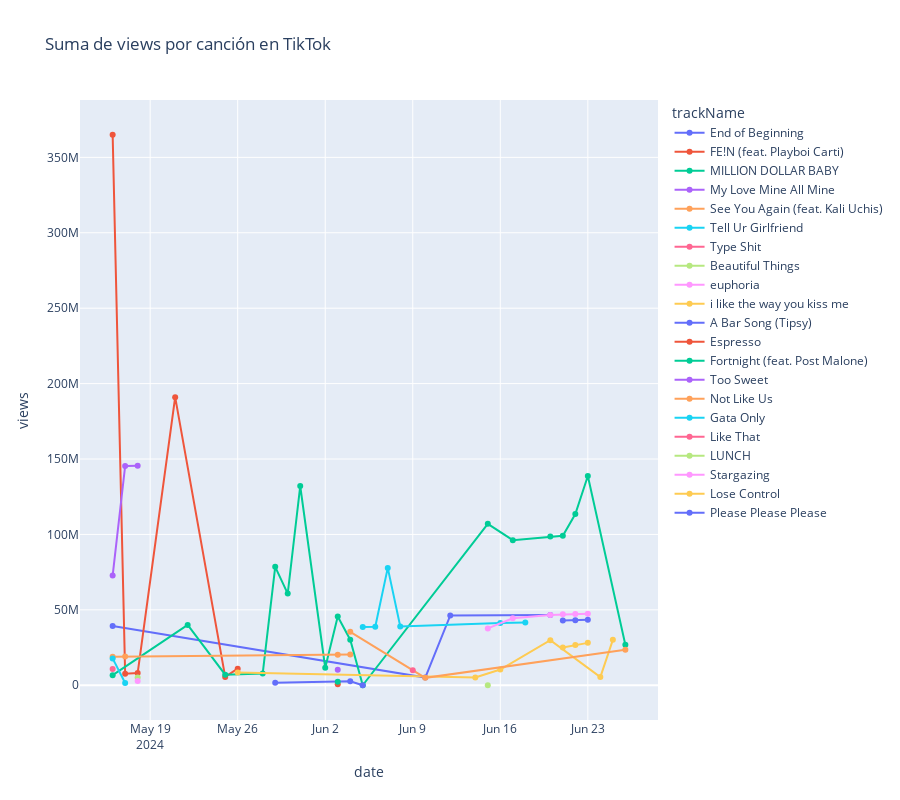

The notebook cell this image was saved under:
### Code cell
spotifytiktok_df = pd.merge(spotifyshazam_df, spotify_df, on=['trackName','date'], how='inner')
spotifytiktok_df.head(10)

grouped_by_date_song = spotifytiktok_df.groupby(['date', 'trackName']).agg({'views': 'sum'})
grouped_by_date_song.reset_index(inplace=True)

fig = px.line(grouped_by_date_song, x='date', y='views', color='trackName', markers=True, title='Suma de views por canción en TikTok')

fig.update_layout(height=800)

fig.show()

### Figure 1 — Plotly figure (JSON) as saved in the notebook; plotly's stock layout.template omitted (floating-point values rounded to 4 significant figures)
{"data": [{"hovertemplate": "trackName=End of Beginning<br>date=%{x}<br>views=%{y}<extra></extra>", "legendgroup": "End of Beginning", "line": {"color": "#636efa", "dash": "solid"}, "marker": {"symbol": "circle"}, "mode": "lines+markers", "name": "End of Beginning", "orientation": "v", "showlegend": true, "type": "scatter", "x": ["2024-05-16", "2024-06-10", "2024-06-12", "2024-06-20"], "xaxis": "x", "y": [39300000, 5100000, 46300000, 46500000], "yaxis": "y"}, {"hovertemplate": "trackName=FE!N (feat. Playboi Carti)<br>date=%{x}<br>views=%{y}<extra></extra>", "legendgroup": "FE!N (feat. Playboi Carti)", "line": {"color": "#EF553B", "dash": "solid"}, "marker": {"symbol": "circle"}, "mode": "lines+markers", "name": "FE!N (feat. Playboi Carti)", "orientation": "v", "showlegend": true, "type": "scatter", "x": ["2024-05-16", "2024-05-17", "2024-05-18", "2024-05-21", "2024-05-25", "2024-05-26"], "xaxis": "x", "y": [365000000, 7600000, 8100000, 191000000, 5500000, 11000000], "yaxis": "y"}, {"hovertemplate": "trackName=MILLION DOLLAR BABY<br>date=%{x}<br>views=%{y}<extra></extra>", "legendgroup": "MILLION DOLLAR BABY", "line": {"color": "#00cc96", "dash": "solid"}, "marker": {"symbol": "circle"}, "mode": "lines+markers", "name": "MILLION DOLLAR BABY", "orientation": "v", "showlegend": true, "type": "scatter", "x": ["2024-05-16", "2024-05-22", "2024-05-25", "2024-05-28", "2024-05-29", "2024-05-30", "2024-05-31", "2024-06-02", "2024-06-03", "2024-06-04", "2024-06-05", "2024-06-15", "2024-06-17", "2024-06-20", "2024-06-21", "2024-06-22", "2024-06-23", "2024-06-26"], "xaxis": "x", "y": [6700000, 40000000, 7000000, 7800000, 78500000, 60800000, 132100000, 11600000, 45600000, 30200000, 0, 107000000, 96200000, 98700000, 99100000, 113500000, 138700000, 26900000], "yaxis": "y"}, {"hovertemplate": "trackName=My Love Mine All Mine<br>date=%{x}<br>views=%{y}<extra></extra>", "legendgroup": "My Love Mine All Mine", "line": {"color": "#ab63fa", "dash": "solid"}, "marker": {"symbol": "circle"}, "mode": "lines+markers", "name": "My Love Mine All Mine", "orientation": "v", "showlegend": true, "type": "scatter", "x": ["2024-05-16", "2024-05-17", "2024-05-18"], "xaxis": "x", "y": [72700000, 145400000, 145600000], "yaxis": "y"}, {"hovertemplate": "trackName=See You Again (feat. Kali Uchis)<br>date=%{x}<br>views=%{y}<extra></extra>", "legendgroup": "See You Again (feat. Kali Uchis)", "line": {"color": "#FFA15A", "dash": "solid"}, "marker": {"symbol": "circle"}, "mode": "lines+markers", "name": "See You Again (feat. Kali Uchis)", "orientation": "v", "showlegend": true, "type": "scatter", "x": ["2024-05-16", "2024-05-17", "2024-06-03", "2024-06-04"], "xaxis": "x", "y": [18900000, 19000000, 20200000, 20400000], "yaxis": "y"}, {"hovertemplate": "trackName=Tell Ur Girlfriend<br>date=%{x}<br>views=%{y}<extra></extra>", "legendgroup": "Tell Ur Girlfriend", "line": {"color": "#19d3f3", "dash": "solid"}, "marker": {"symbol": "circle"}, "mode": "lines+markers", "name": "Tell Ur Girlfriend", "orientation": "v", "showlegend": true, "type": "scatter", "x": ["2024-05-16", "2024-05-17"], "xaxis": "x", "y": [17800000, 1500000], "yaxis": "y"}, {"hovertemplate": "trackName=Type Shit<br>date=%{x}<br>views=%{y}<extra></extra>", "legendgroup": "Type Shit", "line": {"color": "#FF6692", "dash": "solid"}, "marker": {"symbol": "circle"}, "mode": "lines+markers", "name": "Type Shit", "orientation": "v", "showlegend": true, "type": "scatter", "x": ["2024-05-16"], "xaxis": "x", "y": [10800000], "yaxis": "y"}, {"hovertemplate": "trackName=Beautiful Things<br>date=%{x}<br>views=%{y}<extra></extra>", "legendgroup": "Beautiful Things", "line": {"color": "#B6E880", "dash": "solid"}, "marker": {"symbol": "circle"}, "mode": "lines+markers", "name": "Beautiful Things", "orientation": "v", "showlegend": true, "type": "scatter", "x": ["2024-05-18"], "xaxis": "x", "y": [5200000], "yaxis": "y"}, {"hovertemplate": "trackName=euphoria<br>date=%{x}<br>views=%{y}<extra></extra>", "legendgroup": "euphoria", "line": {"color": "#FF97FF", "dash": "solid"}, "marker": {"symbol": "circle"}, "mode": "lines+markers", "name": "euphoria", "orientation": "v", "showlegend": true, "type": "scatter", "x": ["2024-05-18"], "xaxis": "x", "y": [2900000], "yaxis": "y"}, {"hovertemplate": "trackName=i like the way you kiss me<br>date=%{x}<br>views=%{y}<extra></extra>", "legendgroup": "i like the way you kiss me", "line": {"color": "#FECB52", "dash": "solid"}, "marker": {"symbol": "circle"}, "mode": "lines+markers", "name": "i like the way you kiss me", "orientation": "v", "showlegend": true, "type": "scatter", "x": ["2024-05-26", "2024-06-14", "2024-06-16", "2024-06-20", "2024-06-24", "2024-06-25"], "xaxis": "x", "y": [8400000, 5200000, 10400000, 29900000, 5400000, 30100000], "yaxis": "y"}, {"hovertemplate": "trackName=A Bar Song (Tipsy)<br>date=%{x}<br>views=%{y}<extra></extra>", "legendgroup": "A Bar Song (Tipsy)", "line": {"color": "#636efa", "dash": "solid"}, "marker": {"symbol": "circle"}, "mode": "lines+markers", "name": "A Bar Song (Tipsy)", "orientation": "v", "showlegend": true, "type": "scatter", "x": ["2024-05-29", "2024-06-04", "2024-06-05"], "xaxis": "x", "y": [1600000, 2700000, 0], "yaxis": "y"}, {"hovertemplate": "trackName=Espresso<br>date=%{x}<br>views=%{y}<extra></extra>", "legendgroup": "Espresso", "line": {"color": "#EF553B", "dash": "solid"}, "marker": {"symbol": "circle"}, "mode": "lines+markers", "name": "Espresso", "orientation": "v", "showlegend": true, "type": "scatter", "x": ["2024-06-03"], "xaxis": "x", "y": [638800], "yaxis": "y"}, {"hovertemplate": "trackName=Fortnight (feat. Post Malone)<br>date=%{x}<br>views=%{y}<extra></extra>", "legendgroup": "Fortnight (feat. Post Malone)", "line": {"color": "#00cc96", "dash": "solid"}, "marker": {"symbol": "circle"}, "mode": "lines+markers", "name": "Fortnight (feat. Post Malone)", "orientation": "v", "showlegend": true, "type": "scatter", "x": ["2024-06-03"], "xaxis": "x", "y": [2300000], "yaxis": "y"}, {"hovertemplate": "trackName=Too Sweet<br>date=%{x}<br>views=%{y}<extra></extra>", "legendgroup": "Too Sweet", "line": {"color": "#ab63fa", "dash": "solid"}, "marker": {"symbol": "circle"}, "mode": "lines+markers", "name": "Too Sweet", "orientation": "v", "showlegend": true, "type": "scatter", "x": ["2024-06-03"], "xaxis": "x", "y": [10200000], "yaxis": "y"}, {"hovertemplate": "trackName=Not Like Us<br>date=%{x}<br>views=%{y}<extra></extra>", "legendgroup": "Not Like Us", "line": {"color": "#FFA15A", "dash": "solid"}, "marker": {"symbol": "circle"}, "mode": "lines+markers", "name": "Not Like Us", "orientation": "v", "showlegend": true, "type": "scatter", "x": ["2024-06-04", "2024-06-10", "2024-06-26"], "xaxis": "x", "y": [35400000, 4900000, 23500000], "yaxis": "y"}, {"hovertemplate": "trackName=Gata Only<br>date=%{x}<br>views=%{y}<extra></extra>", "legendgroup": "Gata Only", "line": {"color": "#19d3f3", "dash": "solid"}, "marker": {"symbol": "circle"}, "mode": "lines+markers", "name": "Gata Only", "orientation": "v", "showlegend": true, "type": "scatter", "x": ["2024-06-05", "2024-06-06", "2024-06-07", "2024-06-08", "2024-06-16", "2024-06-18"], "xaxis": "x", "y": [38600000, 38800000, 77800000, 39000000, 41300000, 41600000], "yaxis": "y"}, {"hovertemplate": "trackName=Like That<br>date=%{x}<br>views=%{y}<extra></extra>", "legendgroup": "Like That", "line": {"color": "#FF6692", "dash": "solid"}, "marker": {"symbol": "circle"}, "mode": "lines+markers", "name": "Like That", "orientation": "v", "showlegend": true, "type": "scatter", "x": ["2024-06-09"], "xaxis": "x", "y": [9900000], "yaxis": "y"}, {"hovertemplate": "trackName=LUNCH<br>date=%{x}<br>views=%{y}<extra></extra>", "legendgroup": "LUNCH", "line": {"color": "#B6E880", "dash": "solid"}, "marker": {"symbol": "circle"}, "mode": "lines+markers", "name": "LUNCH", "orientation": "v", "showlegend": true, "type": "scatter", "x": ["2024-06-15"], "xaxis": "x", "y": [24700], "yaxis": "y"}, {"hovertemplate": "trackName=Stargazing<br>date=%{x}<br>views=%{y}<extra></extra>", "legendgroup": "Stargazing", "line": {"color": "#FF97FF", "dash": "solid"}, "marker": {"symbol": "circle"}, "mode": "lines+markers", "name": "Stargazing", "orientation": "v", "showlegend": true, "type": "scatter", "x": ["2024-06-15", "2024-06-17", "2024-06-20", "2024-06-21", "2024-06-22", "2024-06-23"], "xaxis": "x", "y": [37700000, 44400000, 46600000, 47000000, 47200000, 47400000], "yaxis": "y"}, {"hovertemplate": "trackName=Lose Control<br>date=%{x}<br>views=%{y}<extra></extra>", "legendgroup": "Lose Control", "line": {"color": "#FECB52", "dash": "solid"}, "marker": {"symbol": "circle"}, "mode": "lines+markers", "name": "Lose Control", "orientation": "v", "showlegend": true, "type": "scatter", "x": ["2024-06-21", "2024-06-22", "2024-06-23"], "xaxis": "x", "y": [25000000, 26700000, 28100000], "yaxis": "y"}, {"hovertemplate": "trackName=Please Please Please<br>date=%{x}<br>views=%{y}<extra></extra>", "legendgroup": "Please Please Please", "line": {"color": "#636efa", "dash": "solid"}, "marker": {"symbol": "circle"}, "mode": "lines+markers", "name": "Please Please Please", "orientation": "v", "showlegend": true, "type": "scatter", "x": ["2024-06-21", "2024-06-22", "2024-06-23"], "xaxis": "x", "y": [42900000, 43100000, 43400000], "yaxis": "y"}], "layout": {"height": 800, "legend": {"title": {"text": "trackName"}, "tracegroupgap": 0}, "title": {"text": "Suma de views por canción en TikTok"}, "xaxis": {"anchor": "y", "domain": [0, 1], "title": {"text": "date"}}, "yaxis": {"anchor": "x", "domain": [0, 1], "title": {"text": "views"}}}}
